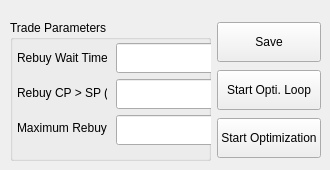
          <widget class="QWidget" name="tab_4">
           <property name="styleSheet">
            <string notr="true"/>
           </property>
           <attribute name="title">
            <string>Trade Parameters</string>
           </attribute>
           <widget class="QWidget" name="horizontalLayoutWidget">
            <property name="geometry">
             <rect>
              <x>10</x>
              <y>20</y>
              <width>311</width>
              <height>141</height>
             </rect>
            </property>
            <layout class="QHBoxLayout" name="horizontalLayout_11">
             <item>
              <layout class="QGridLayout" name="gridLayout">
               <item row="0" column="0">
                <widget class="QGroupBox" name="groupBox_6">
                 <property name="sizePolicy">
                  <sizepolicy hsizetype="MinimumExpanding" vsizetype="MinimumExpanding">
                   <horstretch>0</horstretch>
                   <verstretch>0</verstretch>
                  </sizepolicy>
                 </property>
                 <property name="minimumSize">
                  <size>
                   <width>50</width>
                   <height>30</height>
                  </size>
                 </property>
                 <property name="styleSheet">
                  <string notr="true"/>
                 </property>
                 <property name="title">
                  <string>Trade Parameters</string>
                 </property>
                 <widget class="QLabel" name="rebuyTimeInSecondsLabel">
                  <property name="geometry">
                   <rect>
                    <x>7</x>
                    <y>30</y>
                    <width>90</width>
                    <height>16</height>
                   </rect>
                  </property>
                  <property name="styleSheet">
                   <string notr="true"/>
                  </property>
                  <property name="text">
                   <string>Rebuy Wait Time (s)</string>
                  </property>
                 </widget>
                 <widget class="QLineEdit" name="txtRebuyTimeInSeconds">
                  <property name="geometry">
                   <rect>
                    <x>106</x>
                    <y>23</y>
                    <width>100</width>
                    <height>30</height>
                   </rect>
                  </property>
                  <property name="sizePolicy">
                   <sizepolicy hsizetype="MinimumExpanding" vsizetype="MinimumExpanding">
                    <horstretch>0</horstretch>
                    <verstretch>0</verstretch>
                   </sizepolicy>
                  </property>
                  <property name="minimumSize">
                   <size>
                    <width>0</width>
                    <height>30</height>
                   </size>
                  </property>
                  <property name="styleSheet">
                   <string notr="true"/>
                  </property>
                 </widget>
                 <widget class="QLabel" name="lblRebuyPercentage">
                  <property name="geometry">
                   <rect>
                    <x>7</x>
                    <y>65</y>
                    <width>90</width>
                    <height>16</height>
                   </rect>
                  </property>
                  <property name="styleSheet">
                   <string notr="true"/>
                  </property>
                  <property name="text">
                   <string>Rebuy CP &gt; SP (%)</string>
                  </property>
                 </widget>
                 <widget class="QLineEdit" name="txtRebuyPercentage">
                  <property name="geometry">
                   <rect>
                    <x>106</x>
                    <y>59</y>
                    <width>100</width>
                    <height>30</height>
                   </rect>
                  </property>
                  <property name="sizePolicy">
                   <sizepolicy hsizetype="MinimumExpanding" vsizetype="MinimumExpanding">
                    <horstretch>0</horstretch>
                    <verstretch>0</verstretch>
                   </sizepolicy>
                  </property>
                  <property name="minimumSize">
                   <size>
                    <width>0</width>
                    <height>30</height>
                   </size>
                  </property>
                  <property name="styleSheet">
                   <string notr="true"/>
                  </property>
                 </widget>
                 <widget class="QLabel" name="lblRebuyMaxLimit">
                  <property name="geometry">
                   <rect>
                    <x>7</x>
                    <y>100</y>
                    <width>90</width>
                    <height>16</height>
                   </rect>
                  </property>
                  <property name="styleSheet">
                   <string notr="true"/>
                  </property>
                  <property name="text">
                   <string>Maximum Rebuys</string>
                  </property>
                 </widget>
                 <widget class="QLineEdit" name="txtRebuyMaxLimit">
                  <property name="geometry">
                   <rect>
                    <x>106</x>
                    <y>95</y>
                    <width>100</width>
                    <height>30</height>
                   </rect>
                  </property>
                  <property name="sizePolicy">
                   <sizepolicy hsizetype="MinimumExpanding" vsizetype="MinimumExpanding">
                    <horstretch>0</horstretch>
                    <verstretch>0</verstretch>
                   </sizepolicy>
                  </property>
                  <property name="minimumSize">
                   <size>
                    <width>0</width>
                    <height>30</height>
                   </size>
                  </property>
                  <property name="styleSheet">
                   <string notr="true"/>
                  </property>
                 </widget>
                </widget>
               </item>
               <item row="0" column="1">
                <layout class="QVBoxLayout" name="verticalLayout_4">
                 <item>
                  <widget class="QPushButton" name="btnSaveTradeParameters">
                   <property name="sizePolicy">
                    <sizepolicy hsizetype="Fixed" vsizetype="Fixed">
                     <horstretch>0</horstretch>
                     <verstretch>0</verstretch>
                    </sizepolicy>
                   </property>
                   <property name="minimumSize">
                    <size>
                     <width>0</width>
                     <height>40</height>
                    </size>
                   </property>
                   <property name="maximumSize">
                    <size>
                     <width>160</width>
                     <height>16777215</height>
                    </size>
                   </property>
                   <property name="styleSheet">
                    <string notr="true"/>
                   </property>
                   <property name="text">
                    <string>Save</string>
                   </property>
                  </widget>
                 </item>
                 <item>
                  <widget class="QPushButton" name="btnStartOptimizationLoop_TradePar">
                   <property name="sizePolicy">
                    <sizepolicy hsizetype="Fixed" vsizetype="Fixed">
                     <horstretch>0</horstretch>
                     <verstretch>0</verstretch>
                    </sizepolicy>
                   </property>
                   <property name="minimumSize">
                    <size>
                     <width>0</width>
                     <height>40</height>
                    </size>
                   </property>
                   <property name="maximumSize">
                    <size>
                     <width>160</width>
                     <height>16777215</height>
                    </size>
                   </property>
                   <property name="styleSheet">
                    <string notr="true"/>
                   </property>
                   <property name="text">
                    <string>Start Opti. Loop</string>
                   </property>
                  </widget>
                 </item>
                 <item>
                  <widget class="QPushButton" name="btnStartOptimization_TradePar">
                   <property name="minimumSize">
                    <size>
                     <width>0</width>
                     <height>40</height>
                    </size>
                   </property>
                   <property name="maximumSize">
                    <size>
                     <width>160</width>
                     <height>16777215</height>
                    </size>
                   </property>
                   <property name="styleSheet">
                    <string notr="true"/>
                   </property>
                   <property name="text">
                    <string>Start Optimization</string>
                   </property>
                  </widget>
                 </item>
                </layout>
               </item>
              </layout>
             </item>
            </layout>
           </widget>
          </widget>
